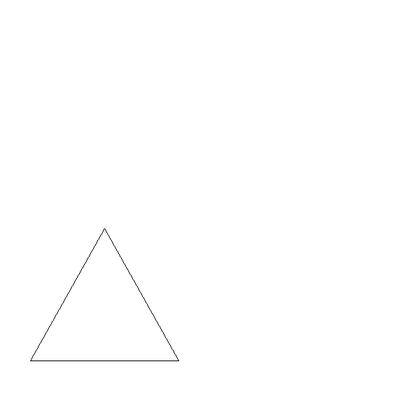
%> input picture Sistemas de Vision Artificial/img/4_Firmas_de_Figuras_Simples/firma triangulo.bmp, 420 x 420 px, shrunk from 600 x 600 before the run
$ octave q_Firma_de_la_Imagen.m   (GNU Octave 9; MATLAB toolbox functions it lacks are replaced by stand-ins)
%> lines starting %> are read from the running program, lines starting %| are printed output that depends on the picture; in (x1, y1, x2, y2) boxes, pixels count from 0 and x2, y2 are one past the last pixel; in counts of white or black regions, pixels touching at a corner belong together; the program's own positions count from 1
clc
clear all
close all

%FIRMA DE LA IMAGEN: Es un identificador de figuras simples que se obtiene
%al encontrar su centroide, generando después una gráfica que identifique
%la distancia del centro de la figura a sus contornos, graficando esa
%distancia para cada punto del contorno de esa figura; por ello es que un
%círculo tiene firma distinta a un rectángulo.
%Para que la firma de la imagen se pueda graficar se debe contar con
%perímetros de 1 pixel. La distancia se obtiene de forma radial desde el
%centro de cada figura para graficarse.

%imread(): comando para leer una imagen y convertirla a matrices de 3
%dimensiones, que prácticamente se ve como un cubo, del cubo de colores se
%obtienen 3 capas, osea 3 matrices una encima de otra, todas con el mismo
%número de filas y columnas, de este cubo se extraen las distintas capas
%para obtener los colores RGB.
IMA = imread('C:\Users\diego\OneDrive\Documents\MATLAB\Sistemas de Vision Artificial\img\4_Firmas_de_Figuras_Simples\firma triangulo.bmp');
%> IMA is the input picture: size 420x420x3 uint8; min 38, max 255, mean 254.5
%rgb2gray(): Comando que extrae el cubo matricial de la imagen obtenida con
%imread y hace un tipo de promedio con todos los colores para obtener una
%escala de grises que no le da prioridad a ningún color R, G o B en
%específico.
GRIS = rgb2gray(IMA);
%Binarización de la imagen: Se binariza la imagen en colores blancos y
%negros, diferenciando así una figura de su fondo en una imagen, esto se
%hace por medio de una comparación con algún tono de gris en este caso.
f = double(GRIS<127);
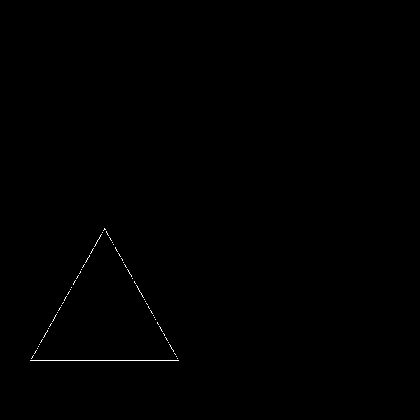
%> f: size 420x420 double; values 0 (black) and 1 (white), 0.2% white in thin lines or dots, all inside (x1, y1, x2, y2) = (30, 228, 179, 361)
%Dimensionamiento de la matriz obtenida: Con el método size aplicado a una
%matriz cualquiera, se obtiene primero el número de filas y luego el
%número de columnas.
[filas, columnas] = size(f);
%> filas = 420; columnas = 420


%ENCONTRAR EL CENTROIDE DE UNA FIGURA:
%El centroide de una figura es su punto geométrico central y por medio de
%la visión artificial se puede encontrar el centroide de la figura de una
%imagen que hayamos binarizado, para eso se usan las fórmulas generales
%del centroide, pero aplicada a los vectores que describan el número total
%de columnas que describen el tamaño horizontal de la imagen "x" y el
%tamaño de filas que indican el tamaño vertical de la imagen "y", la
%fórmula del centroide se debe empezar en 1 y terminar hasta el final de su
%tamaño, a continuación se describen las fórmulas:
%centroide_x = Σf(x)*x/Σf(x)
x = [1:columnas];
%> x = 420 values from 1 to 420
%centroide_y = Σf(y)*y/Σf(y)
y = [1:filas];
%> y = 420 values from 1 to 420
%El operador sum(A) lo que hace es sumar todos los números de las columnas
%del vector A, en este caso se aplica a f porque se está analizando la
%imagen binarizada, el segundo parámetro solo se usa cuando se aplica a
%matrices y se refiere a que dimesión se va a aplicar la suma, 1 se refiere
%a las columnas de la matriz, osea "x" mientras que 2 se refiere a las
%filas de la matriz, osea "y".
fx = sum(f, 1);
%> fx = 420 values, max 3 at index 33, min 0 at index 1, mean 0.831
fy = sum(f, 2)';
%> fy = 420 values, max 149 at index 361, min 0 at index 1, mean 0.831
%centroide_x = Σf(y)*y/Σf(y) = xc = (Σy*fy)/fy
xc = sum(y.*fy)/sum(fy)
%> xc = 322.3
%centroide_y = Σf(x)*x/Σf(x) = yc = (Σx*fy)/fx
yc = sum(x.*fx)/sum(fx)
%> yc = 104.7

%PINTAR EN EL CENTROIDE DE UNA FIGURA:
%Ya después de haber calculado el centroide de una figura, este se puede
%pintar en su imagen original para mostrar su centroide, cuando se hace
%esto se deben usar números entreros para pintar en una imagen, por ello se
%van a convertir a números enteros de 16 bits por medio de la operación
%uint16(), que puede tener números enteros de 0 a 65,535.
f(uint16(xc), uint16(yc)) = 1;

%Código cadena: Lo que hace es analizar un pixel y a su vecindad, osea
%a sus pixeles vecinos, que estén arriba, a la izq, derecha, abajo,
%etc.
%Barrido de la imagen hasta que detecte el primer punto de color blanco.
for i=1: filas %Filas de pixeles de toda la imagen.
    for j=1:columnas %Columnas de pixeles de toda la imagen.
        %Si se encuentra con el punto del centroide, se sale del bucle for.
        if (f(i,j))==1
            break;
        end
    end
    %Si se encuentra con el punto del centroide, se sale del bucle for.
    if (f(i,j))==1
        break;
    end
end
%i será la coordenada "x" del primer pixel que conforma el contorno de la
%figura con el que se encontró el programa al hacer el barrido de la
%imagen desde la esquina suiperior izquierda, mientras j es la coordenada
%"y".
%VECINDAD: Está conformada por 8 pixeles que rodean un pixel central, estos
%pixeles están numerados del 8 a 1 empezando desde la derecha del pixel
%central, siendo el número 8, yendo en sentido horario hasta llegar al
%pixel con la coordenada 1 al dar la vuelta completa.
M = [3,2,1;
     4,0,8;
     5,6,7]; %Coordenadas de la matriz vecindad.
%Con esta máscara se hace el mapeo de los puntos del contorno hacia la
%derecha, donde las coordenadas giran en sentido horario:
%[3     2      1]
%[4     0      8]
%[5     6      7]
%Si quiero que haga el mapeo hacia la izquierda se debe cambiar las
%coordenadas de la máscara de la siguiente manera para que gire en sentido
%antihorario:
%[1     2      3]
%[8     0      4]
%[7     6      5]

%Coordenadas del vector que almacena los valores de la distancia R, que
%representa la separación entre el centroide de la figura y todos los
%puntos de su contorno.
n = 1;
while(1)
    %La distancia del centroide a los distintos puntos del contorno se
    %obtiene con la fórmula:
    %R = √((xc-i)^2+(yc-j)^2)
    R(n) = sqrt((xc-i).^2+(yc-j).^2);
    n = n+1; %Aumento de la coordenada del vector R para graficar la firma

    %Hacemos que las coordenadas donde se haya encontrado con pixeles del
    %contorno se vuelvan cero, esto irá borrando del figure los puntos del
    %contorno:
    f(i,j) = 0;
    %VECINDAD: En este punto lo que pasa es que los elementos que todavía
    %no hayan sido analizados aparecerán con las coordenadas de la
    %vecindad.
    V = f(i-1:i+1, j-1:j+1);    %V = Vector vecindad.
    A = V.*M;                   %M = Coordenadas de la matriz vecindad.
    %La dirección de analisis del bucle for irá a analizar el pixel (junto
    %con su vecindad) que tenga la coordenada mayor.
    d = max(max(A));
    %Esto se repetirá para que el programa analice las coordenadas del
    %contorno de la figura.

    switch(d)
        case 1
            i = i-1;
            j = j+1;
        case 2
            i = i-1;
            %j = j;
        case 3
            i = i-1;
            j = j-1;
        case 4
            %i = i;
            j = j-1;
        case 5
            i = i+1;
            j = j-1;
        case 6
            i = i+1;
            %j = j;
        case 7
            i = i+1;
            j = j+1;
        case 8
            %i = i;
            j = j+1;
        otherwise
            break;
    end

    figure(1), imshow(uint8(255*f))
    title('Obtención de distancias R - Triángulo - Matriz 2D Binarizada')
end
%> this loop made 4 passes
%> (V, A, d) on passes 1 to 3: ([0 0 0; 0 0 0; 0 1 1], [0 0 0; 0 0 0; 0 6 7], 7), ([0 0 0; 1 0 0; 0 0 0], [0 0 0; 4 0 0; 0 0 0], 4), ([0 0 0; 0 0 0; 1 0 0], [0 0 0; 0 0 0; 5 0 0], 5)
%> (A, d) on pass 4: ([0 0 0; 0 0 0; 0 0 0], 0)
%> f: size 420x420 double; values 0 (black) and 1 (white), 0.2% white in thin lines or dots, all inside (x1, y1, x2, y2) = (30, 231, 179, 361)
%> after the loop, R = [93.26 92.27 92.26 91.26]; j = 104; n = 5
%Para parar el código se debe dar clic en las teclas CTRL + C dentro del
%command window

figure(2), plot(R)
axis([1 n 0 filas])
title('Firma del Triángulo - Gráfica')
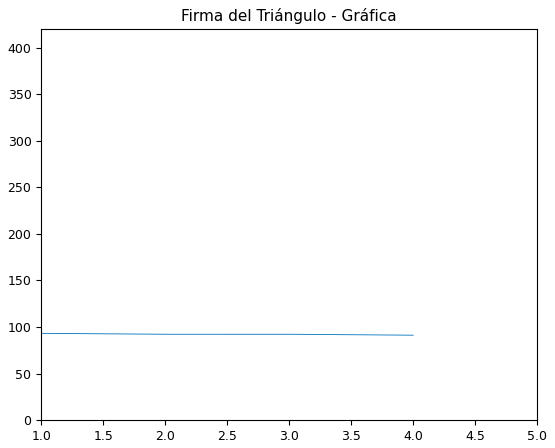
%> figure redrawn from the program's plot data

$ run again, with Sistemas de Vision Artificial/img/4_Firmas_de_Figuras_Simples/firma circulo.bmp copied over Sistemas de Vision Artificial/img/4_Firmas_de_Figuras_Simples/firma triangulo.bmp
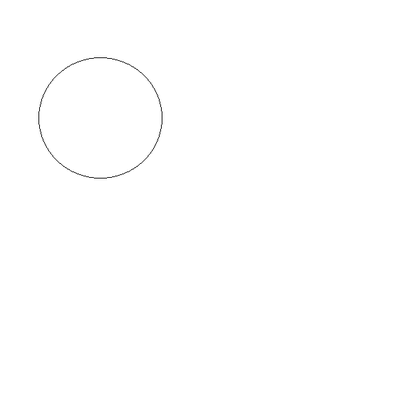
%> input picture Sistemas de Vision Artificial/img/4_Firmas_de_Figuras_Simples/firma circulo.bmp, 420 x 420 px, shrunk from 600 x 600 before the run
%> IMA is the input picture: size 420x420x3 uint8; min 66, max 255, mean 254.6
%> `f = double(GRIS<127);`:
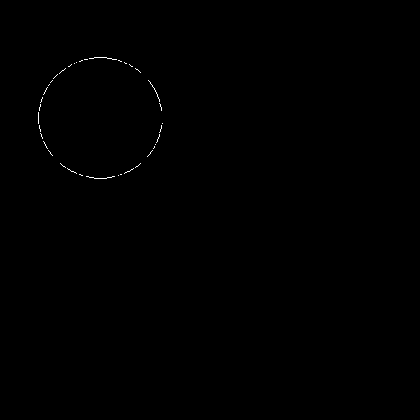
%> f: size 420x420 double; values 0 (black) and 1 (white), 0.15% white in thin lines or dots, all inside (x1, y1, x2, y2) = (38, 57, 163, 179)
%> fx = 420 values, max 12 at index 39, min 0 at index 1, mean 0.626
%> fy = 420 values, max 13 at index 58, min 0 at index 1, mean 0.626
%> xc = 118
%> yc = 98.47
%> the loop `while(1)` made 23 passes
%> (V, A, d) on passes 1 to 8: ([0 0 0; 0 0 1; 1 0 0], [0 0 0; 0 0 8; 5 0 0], 8), ([0 0 0; 0 0 1; 0 0 0], [0 0 0; 0 0 8; 0 0 0], 8), ([0 0 0; 0 0 1; 0 0 0], [0 0 0; 0 0 8; 0 0 0], 8), ([0 0 0; 0 0 1; 0 0 0], [0 0 0; 0 0 8; 0 0 0], 8), ([0 0 0; 0 0 1; 0 0 0], [0 0 0; 0 0 8; 0 0 0], 8), ([0 0 0; 0 0 1; 0 0 0], [0 0 0; 0 0 8; 0 0 0], 8), ([0 0 0; 0 0 1; 0 0 0], [0 0 0; 0 0 8; 0 0 0], 8), ([0 0 0; 0 0 1; 0 0 0], [0 0 0; 0 0 8; 0 0 0], 8)
%> after the loop `while(1)`: R = 23 values, max 60.93 at index 23, min 59.81 at index 14, mean 60.24; j = 117; n = 24
%> `title('Firma del Triángulo - Gráfica')`:
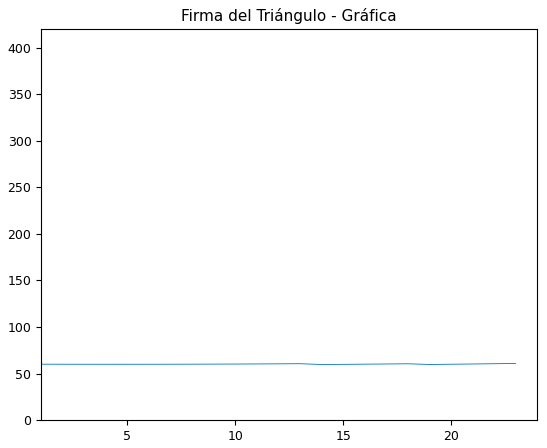
%> figure redrawn from the program's plot data; curve peaks at x = 23, y = 60.93

$ run again, with Sistemas de Vision Artificial/img/4_Firmas_de_Figuras_Simples/firma estrella.bmp copied over Sistemas de Vision Artificial/img/4_Firmas_de_Figuras_Simples/firma triangulo.bmp
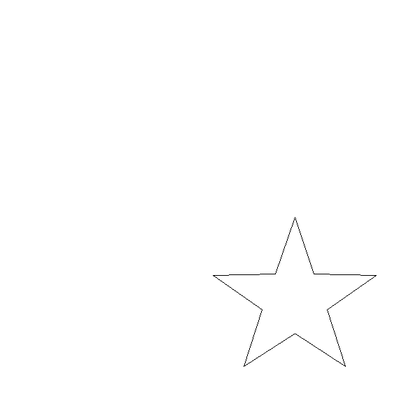
%> input picture Sistemas de Vision Artificial/img/4_Firmas_de_Figuras_Simples/firma estrella.bmp, 420 x 420 px, shrunk from 600 x 600 before the run
%> IMA is the input picture: size 420x420x3 uint8; min 5, max 255, mean 254.3
%> `f = double(GRIS<127);`:
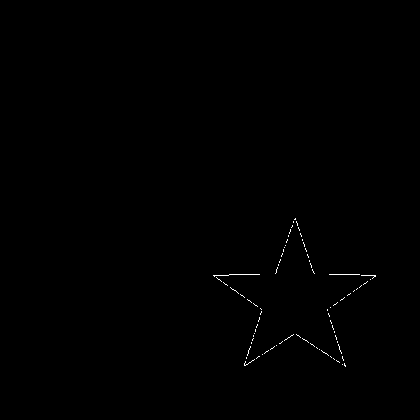
%> f: size 420x420 double; values 0 (black) and 1 (white), 0.23% white in thin lines or dots, all inside (x1, y1, x2, y2) = (213, 218, 376, 367)
%> fx = 420 values, max 7 at index 249, min 0 at index 1, mean 0.967
%> fy = 420 values, max 62 at index 275, min 0 at index 1, mean 0.967
%> xc = 300.4
%> yc = 294.3
%> the loop `while(1)` made 3 passes
%> (V, A, d) on passes 1 to 2: ([0 0 0; 0 0 0; 1 1 0], [0 0 0; 0 0 0; 5 6 0], 6), ([0 0 0; 1 0 0; 0 0 0], [0 0 0; 4 0 0; 0 0 0], 4)
%> after the loop `while(1)`: R = [81.42 80.42 80.4]; j = 295; n = 4
%> `title('Firma del Triángulo - Gráfica')`:
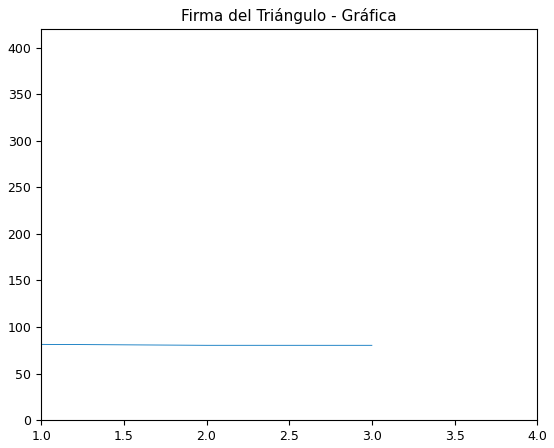
%> figure redrawn from the program's plot data
